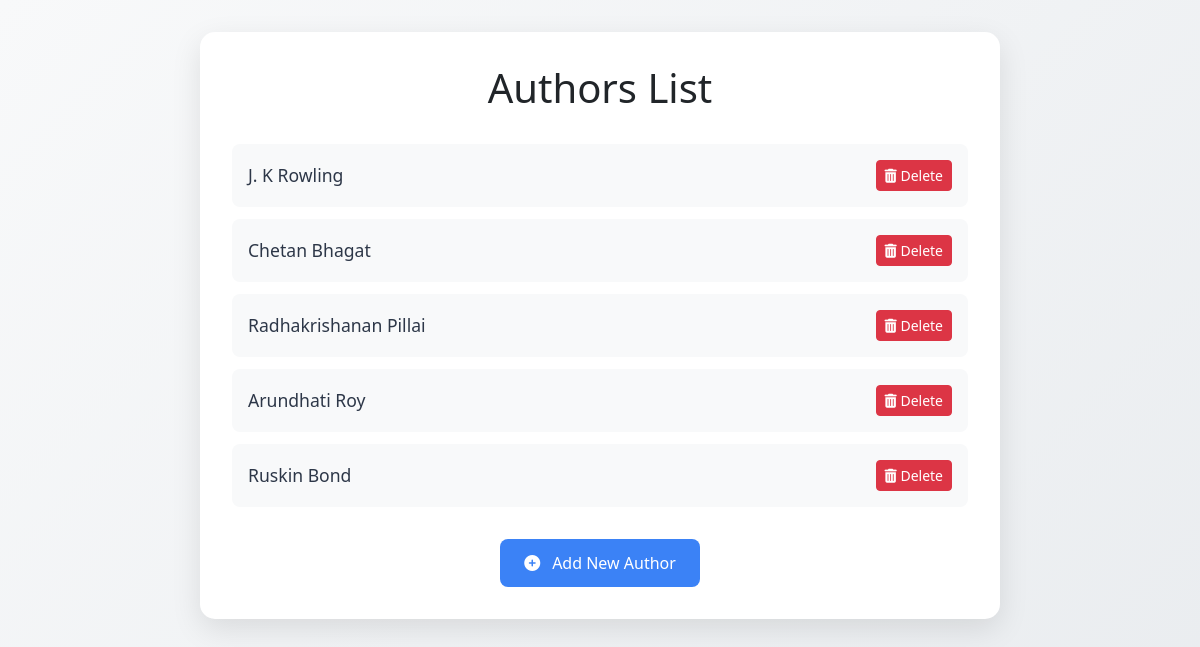
Screenshot of /authors/ with the database file from the repository.
### Library/models.py (models this page shows, shortened)
class Author(models.Model):
    name = models.CharField(max_length = 100)

### Library/views.py (the view)
# urls.py: path('authors/', views.authors, name = 'authors'),
def authors(request):
    author = Author.objects.all()
    return render(request, 'authors.html', {'author' : author})

### Library/templates/authors.html (shortened to what this page needs)
{% load static %}
<!DOCTYPE html>
<html lang="en">
<head>
    <link href="https://cdn.jsdelivr.net/npm/bootstrap@5.3.0/dist/css/bootstrap.min.css" rel="stylesheet">
    <link rel="stylesheet" href="https://cdnjs.cloudflare.com/ajax/libs/font-awesome/6.4.0/css/all.min.css">
</head>
<body>
    <div class="authors-container">
        <h1 class="text-center mb-4">Authors List</h1>
        <ul class="author-list">
            {% for author in author%}
            <li class="author-item">
                <span class="author-name">{{ author.name }}</span>
                <div>
                    <form action="{% url 'deleteAuthor' author.id %}" method="POST" style="display: inline;">
                        <button type="submit" class="btn btn-danger btn-sm" onclick="return confirm('Are you sure you want to delete {{ author.name }}?')">
                            <i class="fas fa-trash-alt"></i> Delete
                        </button>
                    </form>
                </div>
            </li>
            {% empty %}
            <li class="empty-state">
                <i class="fas fa-exclamation-triangle fa-2x mb-3"></i>
                <p>No authors found.</p>
            </li>
            {% endfor %}
        </ul>
        <div class="text-center mt-4">
            <a href="{% url 'addauthor' %}" class="add-author-btn">
                <i class="fas fa-plus-circle btn-icon"></i>
                Add New Author
            </a>
        </div>
    </div>
</body>
</html>

### Library/templates/authors.html (style rules this page uses)
body { background: linear-gradient(135deg, #f8f9fa 0%, #e9ecef 100%); min-height: 100vh; padding: 2rem; }
.authors-container { max-width: 800px; margin: 0 auto; padding: 2rem; background: white; border-radius: 15px; box-shadow: 0 10px 30px rgba(0,0,0,0.1); }
.author-list { list-style: none; padding: 0; margin: 2rem 0; }
.author-item { padding: 1rem; margin: 0.75rem 0; background: #f8f9fa; border-radius: 8px; display: flex; justify-content: space-between; align-items: center; transition: all 0.3s ease; }
.author-name { font-size: 1.1rem; font-weight: 500; color: #2d3748; }
.add-author-btn { display: inline-flex; align-items: center; padding: 0.75rem 1.5rem; background: #3b82f6; color: white; border-radius: 8px; text-decoration: none; transition: all 0.3s ease; }
.btn-icon { margin-right: 0.75rem; }

### rows the page displays
Author: name "J. K Rowling"
Author: name "Chetan Bhagat"
Author: name "Radhakrishanan Pillai"
Author: name "Arundhati Roy"
Author: name "Ruskin Bond"
